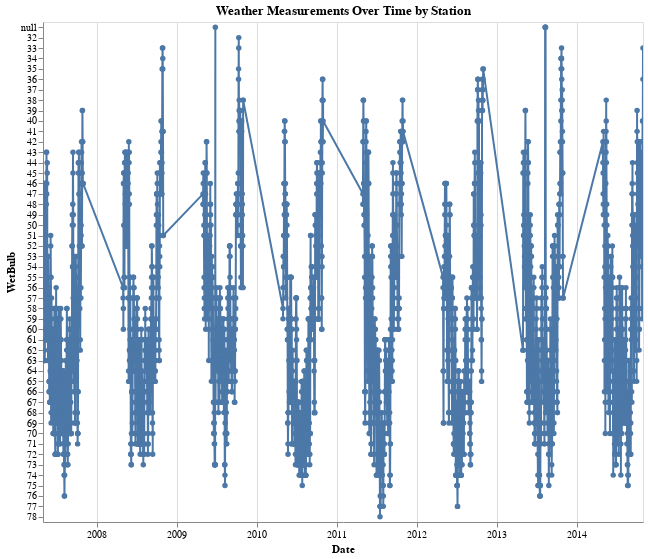

The notebook cell this image was saved under:
### Code cell
chart = alt.Chart(weather_data).mark_line(point=True).encode(
    x='Date:T',
    y='WetBulb',
    tooltip=['Date', 'WetBulb']
).properties(
    width=600,
    height=500,
    title='Weather Measurements Over Time by Station'
).interactive()

chart

### Figure 1 — Vega-Lite specification as saved in the notebook (floating-point values rounded to 4 significant figures; data arrays with more than 128 entries replaced by an {"elided": "..."} marker saying what was removed)
{"config": {"view": {"continuousWidth": 300, "continuousHeight": 300}}, "data": {"name": "data-dffdbb56045e682df167b5f9318597e7"}, "mark": {"type": "line", "point": true}, "encoding": {"tooltip": [{"field": "Date", "type": "temporal"}, {"field": "WetBulb", "type": "nominal"}], "x": {"field": "Date", "type": "temporal"}, "y": {"field": "WetBulb", "type": "nominal"}}, "height": 500, "params": [{"name": "param_9", "select": {"type": "interval", "encodings": ["x", "y"]}, "bind": "scales"}], "title": "Weather Measurements Over Time by Station", "width": 600, "$schema": "https://vega.github.io/schema/vega-lite/v5.17.0.json", "datasets": {"data-dffdbb56045e682df167b5f9318597e7": {"elided": "2944 records"}}}
